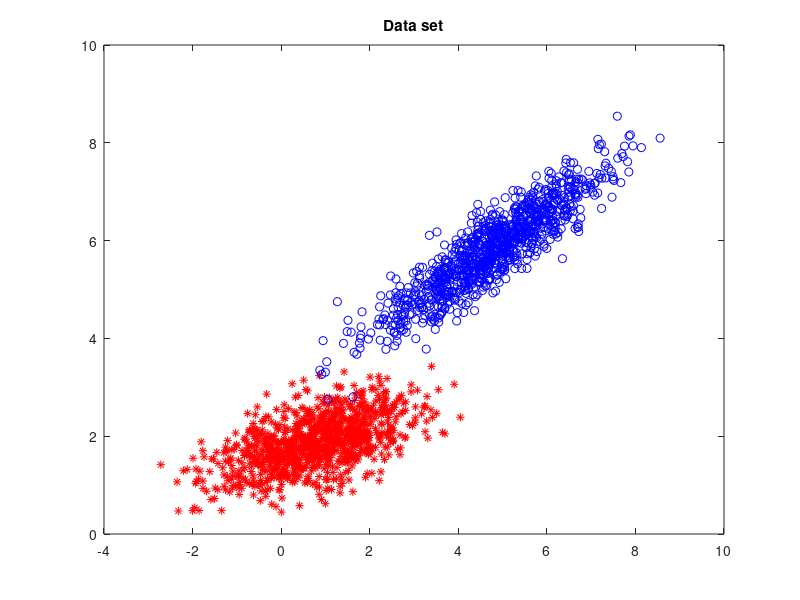

Here is the MATLAB script that generated this plot: (Note: this script raises an error after producing the figure.)
% Pattern recognition - Homework 3
% Linear classifier - Dimension reduction approach. 

% Generates 1000 points from each of the 2 classes. Classes are linearly
% separable and have normal distribution. 
% A dimension reduction is performed based on dispersion - from 2 to 1. 
% A vector V is defined as linear transformation that perfoms dimension
% reduction. Scalar v0 is defined as Bayesian minimum error classifier
% treshlod. 

% January, 2019
% Savic Jovana 2013/243

close all
clear all

%%%%%%%%%%%%%%%%%%%%%%%%%%%%%%%%%%%%%%%%%%%%%%%%%%%%%%%%%%%%%%%%%%%%%%%%%%%

% Generate 1000 points from each of two 2-dimensional classes. 
% Probability density functions are defined as:
% f1(X) = N(M1, S1)
% f2(X) = N(M2, S2)

N = 1000;

M1 = [0.8 1.9]';
M2 = [4.7 5.8]';

S1 = [1 0.7; 0.3 0.5]; 
S2 = [1.3 1.5; 0.8 1.1]; 

P1 = 0.5; P2 = 0.5;

% Apply color transform.
[F1, L1] = eig(S1);
[F2, L2] = eig(S2); 

T1 = F1 * L1^(1/2); 
T2 = F2 * L2^(1/2); 

% Generate first class' data points.
for i = 1:N
    X1(:,i) = T1*randn(2,1)+M1;
end

% Generate second class' data points.
for i = 1:N
    X2(:,i) = T2*randn(2,1)+M2;
end

% Plot data points
figure(1)
plot(X1(1,:),X1(2,:),'r*');
title('Data set');
hold on
plot(X2(1,:), X2(2,:), 'bo');
hold off

%%%%%%%%%%%%%%%%%%%%%%%%%%%%%%%%%%%%%%%%%%%%%%%%%%%%%%%%%%%%%%%%%%%%%%%%%%%
% Dimension reduction based on data points dispersion.
%%%%%%%%%%%%%%%%%%%%%%%%%%%%%%%%%%%%%%%%%%%%%%%%%%%%%%%%%%%%%%%%%%%%%%%%%%%

% Within class scatter matrix.
Sw = P1*S1 + P2*S2;
% Combined expected value vector.
M0 = P1*M1 + P2*M2;
% Between class scatter matrix.
Sb = P1*(M1-M0)*(M1-M0)';

S1 = Sb; S2 = Sw;
[F, L] = eig(S2^(-1)*S1);

% Take eigenvector for which lambda is maximum.
[l ind] = max(diag(L));
V = F(:, ind);

Y1 = V'*X1;
Y2 = V'*X2;

% Plot histograms to find v0. 
figure, f1 = histogram(Y1, 50, 'Normalization',  'probability'); 
hold on, 
f2 = histogram(Y2, 50, 'Normalization',  'probability'); 
legend('class1', 'class2'),
hold off;

% Everything above v0 is first class, and everything below v0 is second
% class. 
v0 = -2.386; 

% Plot classifer. 
x=-4:0.1:12;
y=-2:0.1:10;
h=zeros(length(x),length(y));
for i=1:length(x)
    X=[x(i)*ones(1,length(y));y];
    h(i,:)=V'*X-v0;
end

figure(1);
hold on
contour(x,y,h',[0 0],'black');
hold off
